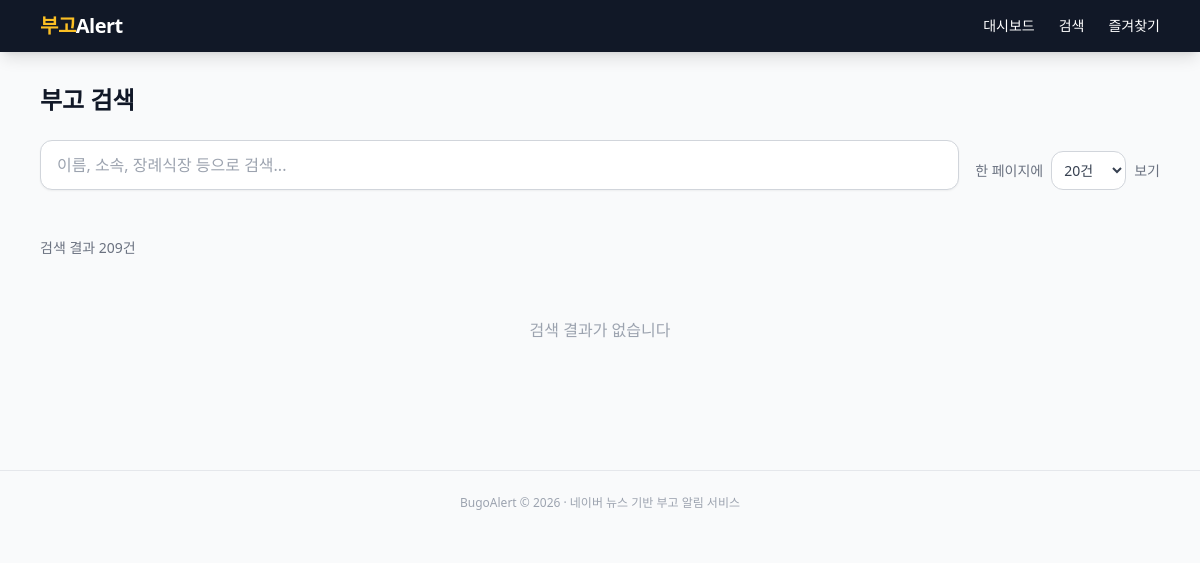
Before: /search?q=&page=12&per_page=20 with the older database file.
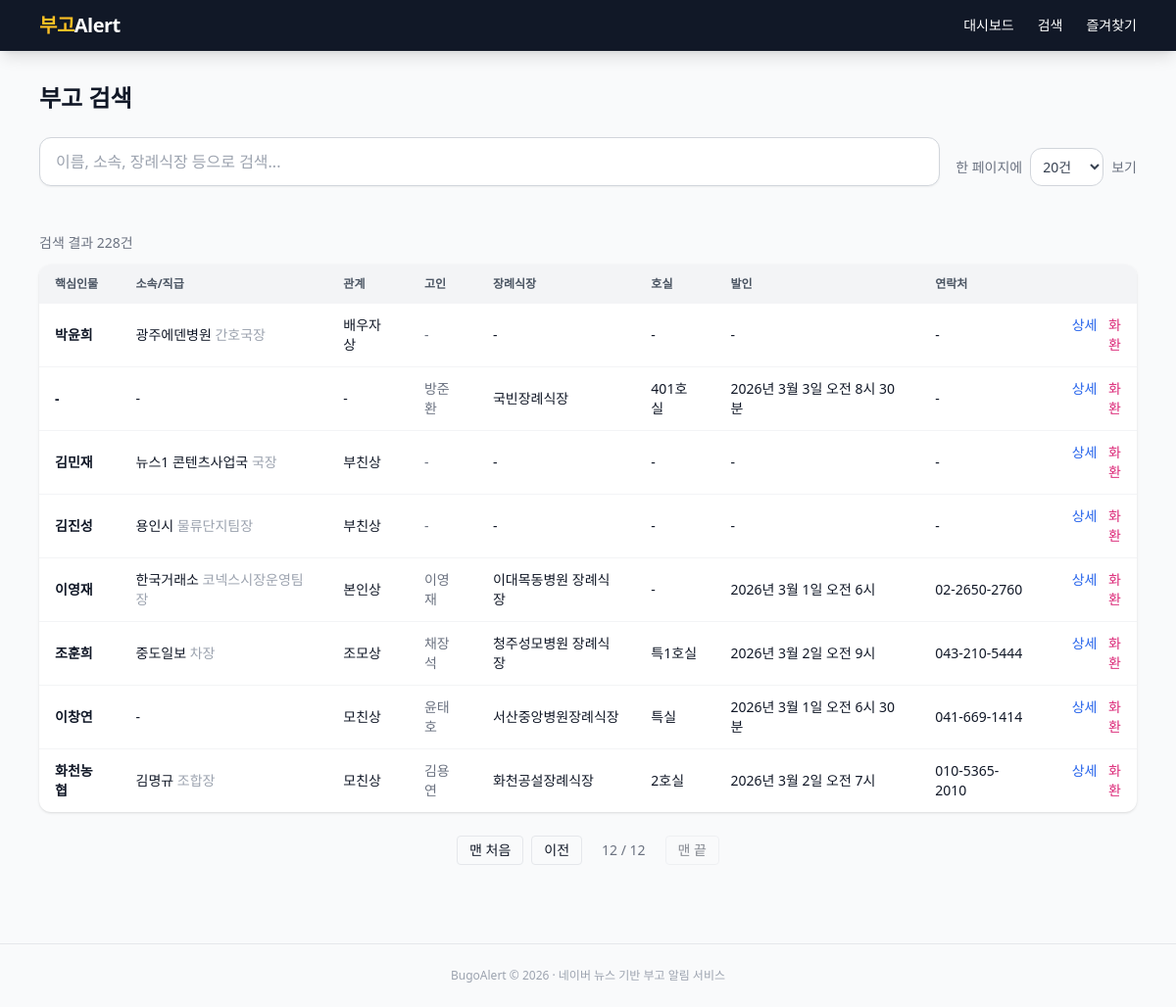
After: the same page with the newer database file.
### app/models.py (models this page shows)
class Obituary(Base):
    __tablename__ = "obituaries"
    id = Column(Integer, primary_key=True, autoincrement=True)
    source_url = Column(String(512), nullable=False)
    title = Column(String(512), nullable=False)
    key_person = Column(String(100))
    organization = Column(String(200))
    position = Column(String(200))
    deceased_name = Column(String(100))
    deceased_age = Column(String(50))
    relationship = Column(String(100))
    related_persons = Column(Text)
    funeral_hall = Column(String(200))
    room_number = Column(String(50))
    funeral_date = Column(String(100))
    funeral_time = Column(String(50))
    contact = Column(String(100))
    remarks = Column(Text)
    raw_text = Column(Text)
    published_at = Column(DateTime)
    created_at = Column(DateTime, default=datetime.utcnow)
    dedup_key = Column(String(200), unique=True, nullable=True)
    __table_args__ = (
        Index("ix_obituaries_key_person", "key_person"),
        Index("ix_obituaries_org", "organization"),
        Index("ix_obituaries_published", "published_at"),
        Index("ix_obituaries_dedup", "dedup_key"),
        Index("ix_obituaries_source_url", "source_url"),
    )

### app/routers/obituaries.py (the view)
@router.get("/search")
async def search(
    request: Request,
    q: str = Query(""),
    db: Session = Depends(get_db),
    page: int = Query(1, ge=1),
    per_page: int = Query(20, ge=10, le=100),
):
    per_page = _valid_per_page(per_page)
    q_result = _search_query(db, q)
    total = q_result.count()
    obituaries = q_result.offset((page - 1) * per_page).limit(per_page).all()
    total_pages = max(1, (total + per_page - 1) // per_page)
    template = "partials/obituary_table.html" if request.headers.get("HX-Request") else "search.html"
    return request.app.state.templates.TemplateResponse(
        template,
        {
            "request": request,
            "obituaries": obituaries,
            "page": page,
            "total_pages": total_pages,
            "total": total,
            "per_page": per_page,
            "per_page_options": PER_PAGE_OPTIONS,
            "q": q,
        },
    )

### app/templates/search.html (shortened to what this page needs)
{% extends "base.html" %}
{% block content %}
<h1 class="text-2xl font-bold mb-6">부고 검색</h1>
<div class="mb-6" id="search-form-wrapper">
  <div class="flex gap-4 flex-wrap items-end">
    <div class="flex-1 min-w-[200px]">
      <input type="text"
             name="q"
             value="{{ q or '' }}"
             placeholder="이름, 소속, 장례식장 등으로 검색..."
             hx-get="/search"
             hx-trigger="keyup changed delay:300ms, search"
             hx-target="#search-results"
             hx-indicator="#search-spinner"
             hx-include="#search-form-wrapper"
             class="w-full px-4 py-3 rounded-xl border border-gray-300 focus:border-amber-500 focus:ring-2 focus:ring-amber-200 outline-none text-base shadow-sm">
    </div>
    <div class="flex items-center gap-2 text-sm">
      <label for="per-page" class="text-gray-500">한 페이지에</label>
      <select name="per_page" id="per-page"
              hx-get="/search"
              hx-trigger="change"
              hx-target="#search-results"
              hx-include="#search-form-wrapper"
              class="px-2 py-2 rounded-xl border border-gray-300 text-gray-700 bg-white">
        {% for n in per_page_options %}
        <option value="{{ n }}" {% if per_page == n %}selected{% endif %}>{{ n }}건</option>
        {% endfor %}
      </select>
      <span class="text-gray-500">보기</span>
    </div>
  </div>
</div>
<div id="search-results">
  {% include "partials/obituary_table.html" %}
</div>
{% endblock %}

### app/templates/partials/obituary_table.html (shortened to what this page needs)
<p class="text-sm text-gray-500 mb-3">검색 결과 {{ total }}건</p>
{% if obituaries %}
<div class="bg-white rounded-xl shadow overflow-hidden">
  <table class="w-full text-sm">
    <thead class="bg-gray-100 text-gray-600 uppercase text-xs">
      <tr>
        <th class="px-4 py-3 text-left">핵심인물</th>
        <th class="px-4 py-3 text-left">소속/직급</th>
        <th class="px-4 py-3 text-left">관계</th>
        <th class="px-4 py-3 text-left">고인</th>
        <th class="px-4 py-3 text-left">장례식장</th>
        <th class="px-4 py-3 text-left">호실</th>
        <th class="px-4 py-3 text-left">발인</th>
        <th class="px-4 py-3 text-left">연락처</th>
        <th class="px-4 py-3"></th>
      </tr>
    </thead>
    <tbody class="divide-y divide-gray-100">
      {% for o in obituaries %}
      <tr class="hover:bg-amber-50 transition">
        <td class="px-4 py-3 font-bold text-gray-900">{{ o.key_person or '-' }}</td>
        <td class="px-4 py-3">{{ o.organization or '-' }}{% if o.position %} <span class="text-gray-400">{{ o.position }}</span>{% endif %}</td>
        <td class="px-4 py-3">{{ o.relationship or '-' }}</td>
        <td class="px-4 py-3 text-gray-500">{{ o.deceased_name or '-' }}</td>
        <td class="px-4 py-3">{{ o.funeral_hall or '-' }}</td>
        <td class="px-4 py-3">{{ o.room_number or '-' }}</td>
        <td class="px-4 py-3">{{ (o.funeral_date or '-')|format_funeral_date }} {{ o.funeral_time or '' }}</td>
        <td class="px-4 py-3">{{ o.contact or '-' }}</td>
        <td class="px-4 py-3 text-right space-x-2">
          <a href="/obituary/{{ o.id }}" class="text-blue-600 hover:underline">상세</a>
          <a href="/flower/order/{{ o.id }}" class="text-pink-600 hover:underline">화환</a>
        </td>
      </tr>
      {% endfor %}
    </tbody>
  </table>
</div>
{% if total_pages > 1 %}
<div class="flex justify-center items-center gap-2 mt-6 flex-wrap">
  <a href="/search?q={{ q or '' }}&page=1&per_page={{ per_page }}" class="px-3 py-1 rounded border text-sm hover:bg-gray-100 {% if page == 1 %}opacity-50 pointer-events-none{% endif %}">맨 처음</a>
  {% if page > 1 %}
  <a href="/search?q={{ q or '' }}&page={{ page - 1 }}&per_page={{ per_page }}" class="px-3 py-1 rounded border text-sm hover:bg-gray-100">이전</a>
  {% endif %}
  <span class="px-3 py-1 text-sm text-gray-500">{{ page }} / {{ total_pages }}</span>
  <a href="/search?q={{ q or '' }}&page={{ total_pages }}&per_page={{ per_page }}" class="px-3 py-1 rounded border text-sm hover:bg-gray-100 {% if page == total_pages %}opacity-50 pointer-events-none{% endif %}">맨 끝</a>
</div>
{% endif %}
{% else %}
<div class="text-center py-12 text-gray-400">
  <p>검색 결과가 없습니다</p>
</div>
{% endif %}

Changed rows visible on the page:
now on this page (row unchanged): Obituary: key_person "박윤희", organization "광주에덴병원", position "간호국장", relationship "배우자상", deceased_name "-", funeral_hall "-", room_number "-", funeral_date "-", contact "-"
now on this page (row unchanged): Obituary: key_person "-", organization "-", relationship "-", deceased_name "방준환", funeral_hall "국빈장례식장", room_number "401호실", funeral_date "2026년 3월 3일", funeral_time "오전 8시 30분", contact "-"
now on this page (row edited): Obituary: key_person "김민재", organization "뉴스1 콘텐츠사업국", position "국장", relationship "부친상", deceased_name "-", funeral_hall "-", room_number "-", funeral_date "-", contact "-"
now on this page (row edited): Obituary: key_person "김진성", organization "용인시", position "물류단지팀장", relationship "부친상", deceased_name "-", funeral_hall "-", room_number "-", funeral_date "-", contact "-"
now on this page (row edited): Obituary: key_person "이영재", organization "한국거래소", position "코넥스시장운영팀장", relationship "본인상", deceased_name "이영재", funeral_hall "이대목동병원 장례식장", room_number "-", funeral_date "2026년 3월 1일", funeral_time "오전 6시", contact "02-2650-2760"
now on this page (row edited): Obituary: key_person "조훈희", organization "중도일보", position "차장", relationship "조모상", deceased_name "채장석", funeral_hall "청주성모병원 장례식장", room_number "특1호실", funeral_date "2026년 3월 2일", funeral_time "오전 9시", contact "043-210-5444"
now on this page (row edited): Obituary: key_person "이창연", organization "-", relationship "모친상", deceased_name "윤태호", funeral_hall "서산중앙병원장례식장", room_number "특실", funeral_date "2026년 3월 1일", funeral_time "오전 6시 30분", contact "041-669-1414"
now on this page (row unchanged): Obituary: key_person "화천농협", organization "김명규", position "조합장", relationship "모친상", deceased_name "김용연", funeral_hall "화천공설장례식장", room_number "2호실", funeral_date "2026년 3월 2일", funeral_time "오전 7시", contact "010-5365-2010"
Other visible differences:
{{ total }}: "209" → "228"
{{ page }}: (not shown) → "12"
{{ total_pages }}: (not shown) → "12"
text no longer shown: "검색 결과가 없습니다"
text now shown: "핵심인물 소속/직급 관계 고인 장례식장 호실 발인 연락처 맨 처음 이전 / 맨 끝"
